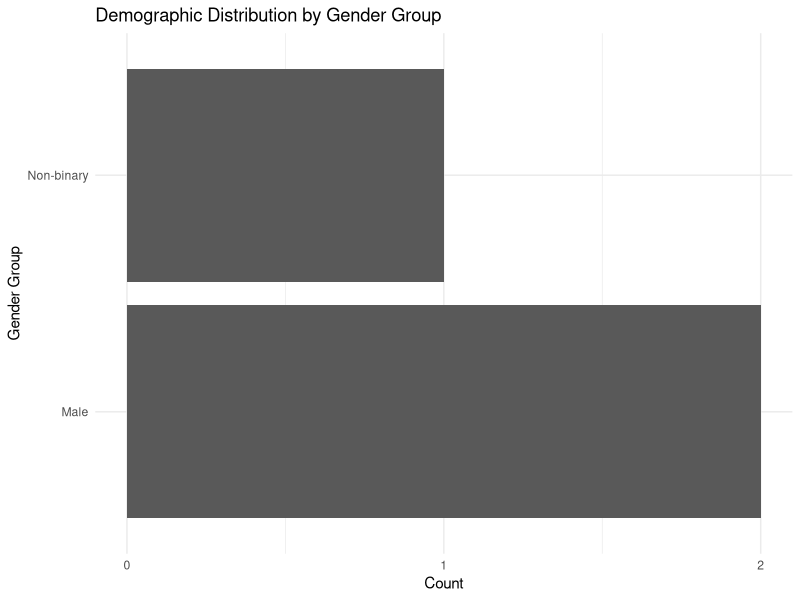
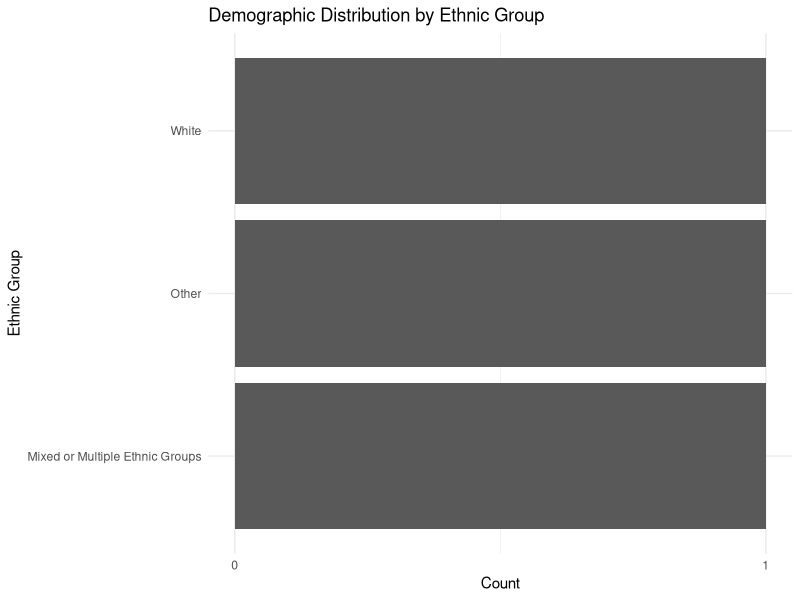
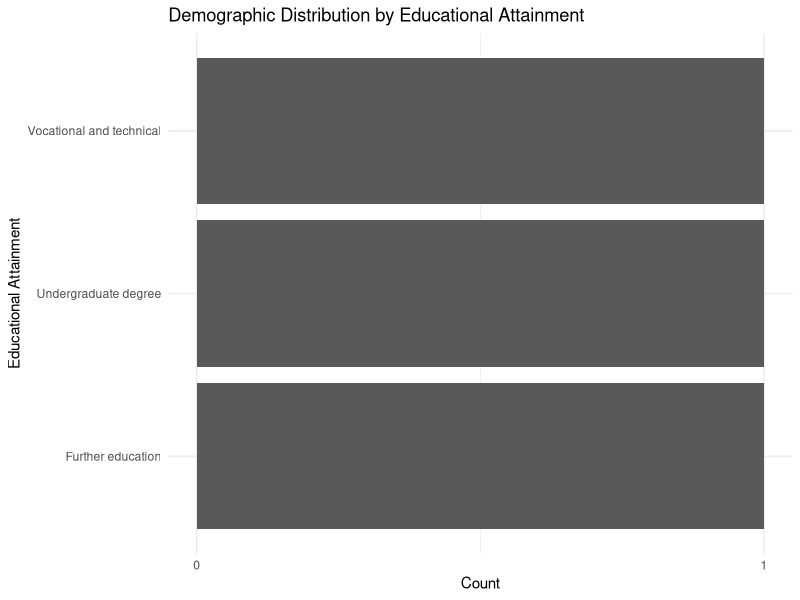
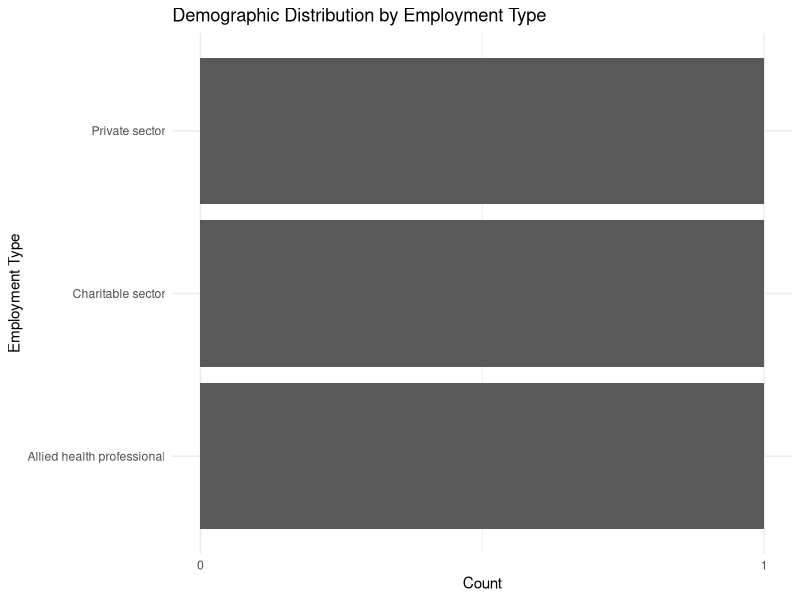
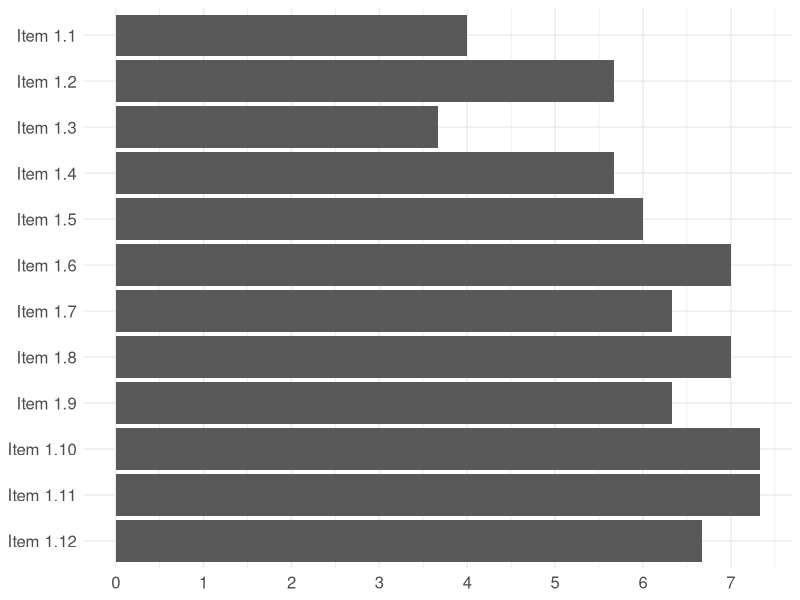
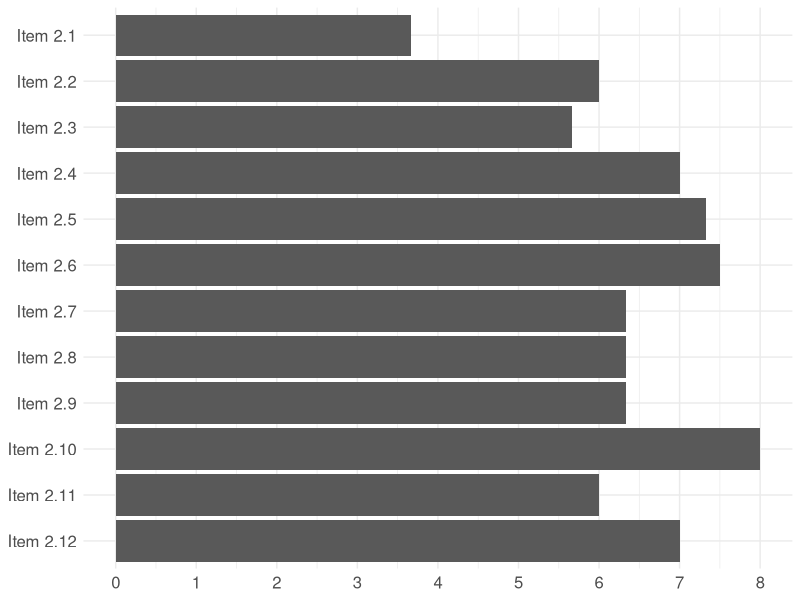
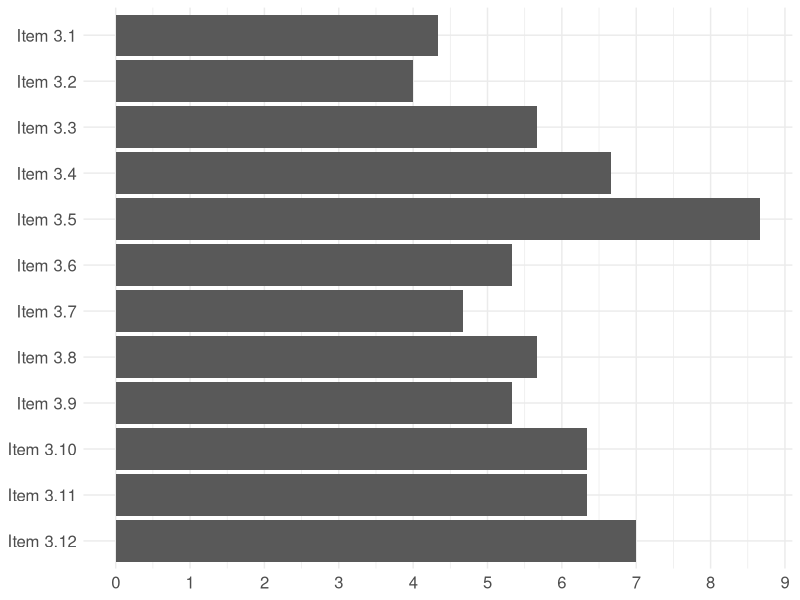
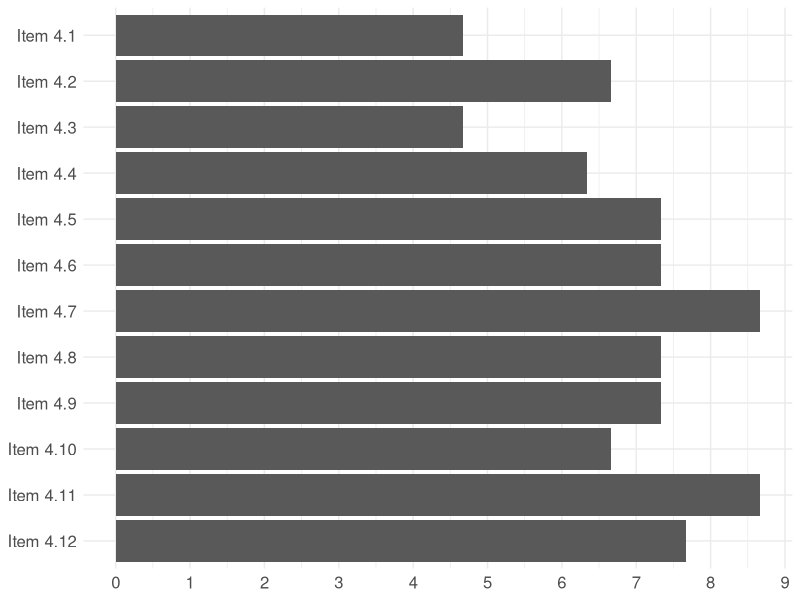

Generate these figures, in order, with R:
## ---- chunk 1
knitr::opts_chunk$set(error=FALSE, warning=FALSE, message=FALSE)
## ---- chunk 2
library(tidyverse) # Load tidyverse
library(dplyr)
library(ggplot2)
## ---- chunk 3
data <- read.csv("data/raw_data.csv")
## ---- chunk 4
data$edu_att <- recode(data$edu_att,
  "School-level (GCSEs, CSEs, O-Levels, or equivalent)" = "School level",
  "Further education (A-Level, NVQ, Scottish Highers, or equivalent)" = "Further education",
  "Vocational and technical (NVQ Level 1 and 2, BTEC, Apprenticeships, or equivalent)" = "Vocational and technical",
  "Higher education (HNC, HND, Foundational Degree, or equivalent)" = "Higher education",
  "Undergraduate Degree (BA, BSc, BEng, or equivalent)" = "Undergraduate degree",
  "Postgraduate and professional (MA, MSc, MBA, PhD, or equivalent)" = "Postgraduate and professional"
)
## ---- chunk 5
count(data, gen_grp)
## ---- chunk 6
# Step 1: Summarize the counts by gender group
gender_counts <- data %>%
  group_by(gen_grp) %>%
  summarise(Count = n())  # Count the frequency of each gender group

# Step 2: Create the horizontal bar chart with whole number labels on the y-axis
ggplot(gender_counts, aes(x = gen_grp, y = Count)) +
  geom_bar(stat = "identity") +
  coord_flip() +  # Flips the chart to horizontal
  labs(title = "Demographic Distribution by Gender Group", x = "Gender Group", y = "Count") +
  scale_y_continuous(breaks = seq(0, max(gender_counts$Count), by = 1)) +  # Set y-axis to display whole numbers
  theme_minimal()
## ---- chunk 7
count(data, eth_grp)
## ---- chunk 8
# Step 1: Summarize the counts by gender group
gender_counts <- data %>%
  group_by(eth_grp) %>%
  summarise(Count = n())  # Count the frequency of each gender group

# Step 2: Create the horizontal bar chart with whole number labels on the y-axis
ggplot(gender_counts, aes(x = eth_grp, y = Count)) +
  geom_bar(stat = "identity") +
  coord_flip() +  # Flips the chart to horizontal
  labs(title = "Demographic Distribution by Ethnic Group", x = "Ethnic Group", y = "Count") +
  scale_y_continuous(breaks = seq(0, max(gender_counts$Count), by = 1)) +  # Set y-axis to display whole numbers
  theme_minimal()
## ---- chunk 9
count(data, edu_att)
## ---- chunk 10
# Step 1: Summarize the counts by gender group
gender_counts <- data %>%
  group_by(edu_att) %>%
  summarise(Count = n())  # Count the frequency of each gender group

# Step 2: Create the horizontal bar chart with whole number labels on the y-axis
ggplot(gender_counts, aes(x = edu_att, y = Count)) +
  geom_bar(stat = "identity") +
  coord_flip() +  # Flips the chart to horizontal
  labs(title = "Demographic Distribution by Educational Attainment", x = "Educational Attainment", y = "Count") +
  scale_y_continuous(breaks = seq(0, max(gender_counts$Count), by = 1)) +  # Set y-axis to display whole numbers
  theme_minimal()
## ---- chunk 11
count(data, emp_sec)
## ---- chunk 12
# Step 1: Summarize the counts by gender group
gender_counts <- data %>%
  group_by(emp_sec) %>%
  summarise(Count = n())  # Count the frequency of each gender group

# Step 2: Create the horizontal bar chart with whole number labels on the y-axis
ggplot(gender_counts, aes(x = emp_sec, y = Count)) +
  geom_bar(stat = "identity") +
  coord_flip() +  # Flips the chart to horizontal
  labs(title = "Demographic Distribution by Employment Type", x = "Employment Type", y = "Count") +
  scale_y_continuous(breaks = seq(0, max(gender_counts$Count), by = 1)) +  # Set y-axis to display whole numbers
  theme_minimal()
## ---- chunk 13
# Step 1: Calculate mean scores for the variables of interest with descriptive names
mean_scores <- data %>%
  summarise(
    "Item 1.1" = mean(dsk_01, na.rm = TRUE),
    "Item 1.2" = mean(dsk_02, na.rm = TRUE),
    "Item 1.3" = mean(dsk_03, na.rm = TRUE),
    "Item 1.4" = mean(dsk_04, na.rm = TRUE),
    "Item 1.5" = mean(dsk_05, na.rm = TRUE),
    "Item 1.6" = mean(dsk_06, na.rm = TRUE),
    "Item 1.7" = mean(dsk_07, na.rm = TRUE),
    "Item 1.8" = mean(dsk_08, na.rm = TRUE),
    "Item 1.9" = mean(dsk_09, na.rm = TRUE),
    "Item 1.10" = mean(dsk_10, na.rm = TRUE),
    "Item 1.11" = mean(dsk_11, na.rm = TRUE),
    "Item 1.12" = mean(dsk_12, na.rm = TRUE)
  ) %>%
  pivot_longer(cols = everything(), names_to = "Variable", values_to = "MeanScore")  # Reshape data

# Step 3: Create the horizontal bar chart for mean scores in reversed order
ggplot(mean_scores, aes(x = factor(Variable, levels = rev(c("Item 1.1", "Item 1.2", "Item 1.3", "Item 1.4", "Item 1.5", "Item 1.6", "Item 1.7", "Item 1.8", "Item 1.9", "Item 1.10", "Item 1.11", "Item 1.12"))), y = MeanScore)) +
  geom_bar(stat = "identity") +
  coord_flip() +  # Flips the chart to horizontal
  labs(title = NULL, x = NULL, y = NULL) +  # Set x and y labels to NULL
  scale_y_continuous(breaks = seq(0, 9, by = 1)) +  # Set y-axis to display whole numbers from 0 to 9
  theme_minimal() + 
  theme(axis.text.x = element_text(size = 12),  # Keep x-axis text (variable names)
        axis.text.y = element_text(size = 12),  # Keep y-axis text (mean scores)
        axis.title.x = element_text(size = 14),  # Customize x-axis title
        axis.title.y = element_text(size = 14))  # Customize y-axis title
## ---- chunk 14
# Step 1: Calculate mean scores for the variables of interest with descriptive names
mean_scores <- data %>%
  summarise(
    "Item 2.1" = mean(dhl_01, na.rm = TRUE),
    "Item 2.2" = mean(dhl_02, na.rm = TRUE),
    "Item 2.3" = mean(dhl_03, na.rm = TRUE),
    "Item 2.4" = mean(dhl_04, na.rm = TRUE),
    "Item 2.5" = mean(dhl_05, na.rm = TRUE),
    "Item 2.6" = mean(dhl_06, na.rm = TRUE),
    "Item 2.7" = mean(dhl_07, na.rm = TRUE),
    "Item 2.8" = mean(dhl_08, na.rm = TRUE),
    "Item 2.9" = mean(dhl_09, na.rm = TRUE),
    "Item 2.10" = mean(dhl_10, na.rm = TRUE),
    "Item 2.11" = mean(dhl_11, na.rm = TRUE),
    "Item 2.12" = mean(dhl_12, na.rm = TRUE)
  ) %>%
  pivot_longer(cols = everything(), names_to = "Variable", values_to = "MeanScore")  # Reshape data

# Step 3: Create the horizontal bar chart for mean scores in reversed order
ggplot(mean_scores, aes(x = factor(Variable, levels = rev(c("Item 2.1", "Item 2.2", "Item 2.3", "Item 2.4", "Item 2.5", "Item 2.6", "Item 2.7", "Item 2.8", "Item 2.9", "Item 2.10", "Item 2.11", "Item 2.12"))), y = MeanScore)) +
  geom_bar(stat = "identity") +
  coord_flip() +  # Flips the chart to horizontal
  labs(title = NULL, x = NULL, y = NULL) +  # Set x and y labels to NULL
  scale_y_continuous(breaks = seq(0, 9, by = 1)) +  # Set y-axis to display whole numbers from 0 to 9
  theme_minimal() + 
  theme(axis.text.x = element_text(size = 12),  # Keep x-axis text (variable names)
        axis.text.y = element_text(size = 12),  # Keep y-axis text (mean scores)
        axis.title.x = element_text(size = 14),  # Customize x-axis title
        axis.title.y = element_text(size = 14))  # Customize y-axis title
## ---- chunk 15
# Step 1: Calculate mean scores for the variables of interest with descriptive names
mean_scores <- data %>%
  summarise(
    "Item 3.1" = mean(dse_01, na.rm = TRUE),
    "Item 3.2" = mean(dse_02, na.rm = TRUE),
    "Item 3.3" = mean(dse_03, na.rm = TRUE),
    "Item 3.4" = mean(dse_04, na.rm = TRUE),
    "Item 3.5" = mean(dse_05, na.rm = TRUE),
    "Item 3.6" = mean(dse_06, na.rm = TRUE),
    "Item 3.7" = mean(dse_07, na.rm = TRUE),
    "Item 3.8" = mean(dse_08, na.rm = TRUE),
    "Item 3.9" = mean(dse_09, na.rm = TRUE),
    "Item 3.10" = mean(dse_10, na.rm = TRUE),
    "Item 3.11" = mean(dse_11, na.rm = TRUE),
    "Item 3.12" = mean(dse_12, na.rm = TRUE)
  ) %>%
  pivot_longer(cols = everything(), names_to = "Variable", values_to = "MeanScore")  # Reshape data

# Step 3: Create the horizontal bar chart for mean scores in reversed order
ggplot(mean_scores, aes(x = factor(Variable, levels = rev(c("Item 3.1", "Item 3.2", "Item 3.3", "Item 3.4", "Item 3.5", "Item 3.6", "Item 3.7", "Item 3.8", "Item 3.9", "Item 3.10", "Item 3.11", "Item 3.12"))), y = MeanScore)) +
  geom_bar(stat = "identity") +
  coord_flip() +  # Flips the chart to horizontal
  labs(title = NULL, x = NULL, y = NULL) +  # Set x and y labels to NULL
  scale_y_continuous(breaks = seq(0, 9, by = 1)) +  # Set y-axis to display whole numbers from 0 to 9
  theme_minimal() + 
  theme(axis.text.x = element_text(size = 12),  # Keep x-axis text (variable names)
        axis.text.y = element_text(size = 12),  # Keep y-axis text (mean scores)
        axis.title.x = element_text(size = 14),  # Customize x-axis title
        axis.title.y = element_text(size = 14))  # Customize y-axis title
## ---- chunk 16
# Step 1: Calculate mean scores for the variables of interest with descriptive names
mean_scores <- data %>%
  summarise(
    "Item 4.1" = mean(sdn_01, na.rm = TRUE),
    "Item 4.2" = mean(sdn_02, na.rm = TRUE),
    "Item 4.3" = mean(sdn_03, na.rm = TRUE),
    "Item 4.4" = mean(sdn_04, na.rm = TRUE),
    "Item 4.5" = mean(sdn_05, na.rm = TRUE),
    "Item 4.6" = mean(sdn_06, na.rm = TRUE),
    "Item 4.7" = mean(sdn_07, na.rm = TRUE),
    "Item 4.8" = mean(sdn_08, na.rm = TRUE),
    "Item 4.9" = mean(sdn_09, na.rm = TRUE),
    "Item 4.10" = mean(sdn_10, na.rm = TRUE),
    "Item 4.11" = mean(sdn_11, na.rm = TRUE),
    "Item 4.12" = mean(sdn_12, na.rm = TRUE)
  ) %>%
  pivot_longer(cols = everything(), names_to = "Variable", values_to = "MeanScore")  # Reshape data

# Step 3: Create the horizontal bar chart for mean scores in reversed order
ggplot(mean_scores, aes(x = factor(Variable, levels = rev(c("Item 4.1", "Item 4.2", "Item 4.3", "Item 4.4", "Item 4.5", "Item 4.6", "Item 4.7", "Item 4.8", "Item 4.9", "Item 4.10", "Item 4.11", "Item 4.12"))), y = MeanScore)) +
  geom_bar(stat = "identity") +
  coord_flip() +  # Flips the chart to horizontal
  labs(title = NULL, x = NULL, y = NULL) +  # Set x and y labels to NULL
  scale_y_continuous(breaks = seq(0, 9, by = 1)) +  # Set y-axis to display whole numbers from 0 to 9
  theme_minimal() + 
  theme(axis.text.x = element_text(size = 12),  # Keep x-axis text (variable names)
        axis.text.y = element_text(size = 12),  # Keep y-axis text (mean scores)
        axis.title.x = element_text(size = 14),  # Customize x-axis title
        axis.title.y = element_text(size = 14))  # Customize y-axis title
## ---- chunk 17
# Step 1: Calculate mean scores for the variables of interest with descriptive names
mean_scores <- data %>%
  summarise(
    "Item 5.1" = mean(doe_01, na.rm = TRUE),
    "Item 5.2" = mean(doe_02, na.rm = TRUE),
    "Item 5.3" = mean(doe_03, na.rm = TRUE),
    "Item 5.4" = mean(doe_04, na.rm = TRUE),
    "Item 5.5" = mean(doe_05, na.rm = TRUE),
    "Item 5.6" = mean(doe_06, na.rm = TRUE),
    "Item 5.7" = mean(doe_07, na.rm = TRUE),
    "Item 5.8" = mean(doe_08, na.rm = TRUE),
    "Item 5.9" = mean(doe_09, na.rm = TRUE),
    "Item 5.10" = mean(doe_10, na.rm = TRUE),
    "Item 5.11" = mean(doe_11, na.rm = TRUE),
    "Item 5.12" = mean(doe_12, na.rm = TRUE)
  ) %>%
  pivot_longer(cols = everything(), names_to = "Variable", values_to = "MeanScore")  # Reshape data

# Step 3: Create the horizontal bar chart for mean scores in reversed order
ggplot(mean_scores, aes(x = factor(Variable, levels = rev(c("Item 5.1", "Item 5.2", "Item 5.3", "Item 5.4", "Item 5.5", "Item 5.6", "Item 5.7", "Item 5.8", "Item 5.9", "Item 5.10", "Item 5.11", "Item 5.12"))), y = MeanScore)) +
  geom_bar(stat = "identity") +
  coord_flip() +  # Flips the chart to horizontal
  labs(title = NULL, x = NULL, y = NULL) +  # Set x and y labels to NULL
  scale_y_continuous(breaks = seq(0, 9, by = 1)) +  # Set y-axis to display whole numbers from 0 to 9
  theme_minimal() + 
  theme(axis.text.x = element_text(size = 12),  # Keep x-axis text (variable names)
        axis.text.y = element_text(size = 12),  # Keep y-axis text (mean scores)
        axis.title.x = element_text(size = 14),  # Customize x-axis title
        axis.title.y = element_text(size = 14))  # Customize y-axis title
## ---- chunk 18
# Step 1: Calculate mean scores for the variables of interest with descriptive names
mean_scores <- data %>%
  summarise(
    "Item 6.1" = mean(dtr_01, na.rm = TRUE),
    "Item 6.2" = mean(dtr_02, na.rm = TRUE),
    "Item 6.3" = mean(dtr_03, na.rm = TRUE),
    "Item 6.4" = mean(dtr_04, na.rm = TRUE),
    "Item 6.5" = mean(dtr_05, na.rm = TRUE),
    "Item 6.6" = mean(dtr_06, na.rm = TRUE),
    "Item 6.7" = mean(dtr_07, na.rm = TRUE),
    "Item 6.8" = mean(dtr_08, na.rm = TRUE),
    "Item 6.9" = mean(dtr_09, na.rm = TRUE),
    "Item 6.10" = mean(dtr_10, na.rm = TRUE),
    "Item 6.11" = mean(dtr_11, na.rm = TRUE),
    "Item 6.12" = mean(dtr_12, na.rm = TRUE)
  ) %>%
  pivot_longer(cols = everything(), names_to = "Variable", values_to = "MeanScore")  # Reshape data

# Step 3: Create the horizontal bar chart for mean scores in reversed order
ggplot(mean_scores, aes(x = factor(Variable, levels = rev(c("Item 6.1", "Item 6.2", "Item 6.3", "Item 6.4", "Item 6.5", "Item 6.6", "Item 6.7", "Item 6.8", "Item 6.9", "Item 6.10", "Item 6.11", "Item 6.12"))), y = MeanScore)) +
  geom_bar(stat = "identity") +
  coord_flip() +  # Flips the chart to horizontal
  labs(title = NULL, x = NULL, y = NULL) +  # Set x and y labels to NULL
  scale_y_continuous(breaks = seq(0, 9, by = 1)) +  # Set y-axis to display whole numbers from 0 to 9
  theme_minimal() + 
  theme(axis.text.x = element_text(size = 12),  # Keep x-axis text (variable names)
        axis.text.y = element_text(size = 12),  # Keep y-axis text (mean scores)
        axis.title.x = element_text(size = 14),  # Customize x-axis title
        axis.title.y = element_text(size = 14))  # Customize y-axis title
## ---- chunk 19
# Step 1: Calculate mean scores for the variables of interest with descriptive names
mean_scores <- data %>%
  summarise(
    "Item 7.1" = mean(dbr_01, na.rm = TRUE),
    "Item 7.2" = mean(dbr_02, na.rm = TRUE),
    "Item 7.3" = mean(dbr_03, na.rm = TRUE),
    "Item 7.4" = mean(dbr_04, na.rm = TRUE),
    "Item 7.5" = mean(dbr_05, na.rm = TRUE),
    "Item 7.6" = mean(dbr_06, na.rm = TRUE),
    "Item 7.7" = mean(dbr_07, na.rm = TRUE),
    "Item 7.8" = mean(dbr_08, na.rm = TRUE),
    "Item 7.9" = mean(dbr_09, na.rm = TRUE),
    "Item 7.10" = mean(dbr_10, na.rm = TRUE),
    "Item 7.11" = mean(dbr_11, na.rm = TRUE),
    "Item 7.12" = mean(dbr_12, na.rm = TRUE)
  ) %>%
  pivot_longer(cols = everything(), names_to = "Variable", values_to = "MeanScore")  # Reshape data

# Step 3: Create the horizontal bar chart for mean scores in reversed order
ggplot(mean_scores, aes(x = factor(Variable, levels = rev(c("Item 7.1", "Item 7.2", "Item 7.3", "Item 7.4", "Item 7.5", "Item 7.6", "Item 7.7", "Item 7.8", "Item 7.9", "Item 7.10", "Item 7.11", "Item 7.12"))), y = MeanScore)) +
  geom_bar(stat = "identity") +
  coord_flip() +  # Flips the chart to horizontal
  labs(title = NULL, x = NULL, y = NULL) +  # Set x and y labels to NULL
  scale_y_continuous(breaks = seq(0, 9, by = 1)) +  # Set y-axis to display whole numbers from 0 to 9
  theme_minimal() + 
  theme(axis.text.x = element_text(size = 12),  # Keep x-axis text (variable names)
        axis.text.y = element_text(size = 12),  # Keep y-axis text (mean scores)
        axis.title.x = element_text(size = 14),  # Customize x-axis title
        axis.title.y = element_text(size = 14))  # Customize y-axis title
